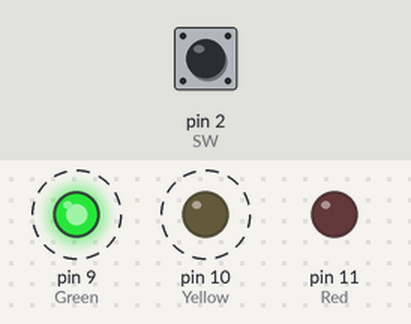
Simulated run of this sketch. Board: Arduino Uno, built with avr-gcc and run on an emulated ATmega328P. Shown: output pins drawn as LEDs (lit = HIGH). Dashed ring = blinking. Inputs (shaded band) come from the test bench; at power-on: pin 2 (SW) HIGH.

Above: at 4.4 s.
4.5 s: pin 2 (SW) pulled LOW for 2.15 s
At 6.4 s:
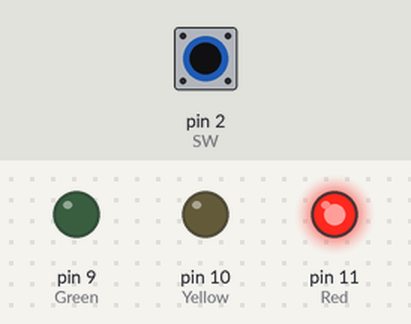
At 7.1 s:
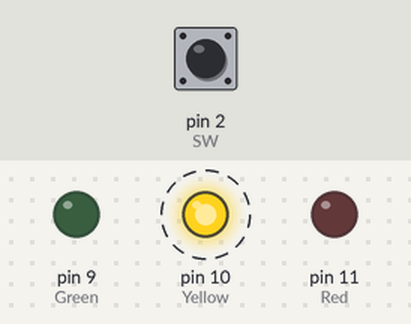
Timing chart, 0 to 14.1 s (numbered marks = the images above; inputs shaded):
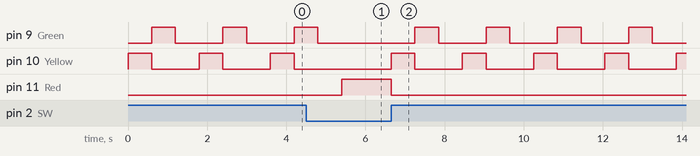

The sketch:

TrafficLight.ino.ino
```cpp
int SW=2;
int Red=11,Yellow=10,Green=9; //색으로 핀지정 good

void setup()
{
  pinMode(Red,OUTPUT);
  pinMode(Yellow,OUTPUT);
  pinMode(Green,OUTPUT);
  pinMode(SW,INPUT_PULLUP);

}

void loop()
{
  digitalWrite(Red,HIGH);
  if(digitalRead(SW)==HIGH)
  {
    digitalWrite(Red,LOW);
    digitalWrite(Yellow,HIGH);
    delay(600);
    digitalWrite(Yellow,LOW);
    digitalWrite(Green,HIGH);
    delay(600);
    digitalWrite(Green,LOW);
    delay(600);
  }
}
```

Measured:
- after the input at 4.5 s, pin 11 (Red): LOW → HIGH after 0.90 s, → LOW 1.2 s later
- by itself, pin 9 (Green): repeats every 1.8 s: HIGH 0.60 s, LOW 1.2 s
- by itself, pin 10 (Yellow): alternates HIGH for 0.60 s and LOW for 1.2 s
